Frame 1 (no input): blank canvas, image omitted
Frame 60 (no input): blank canvas, image omitted
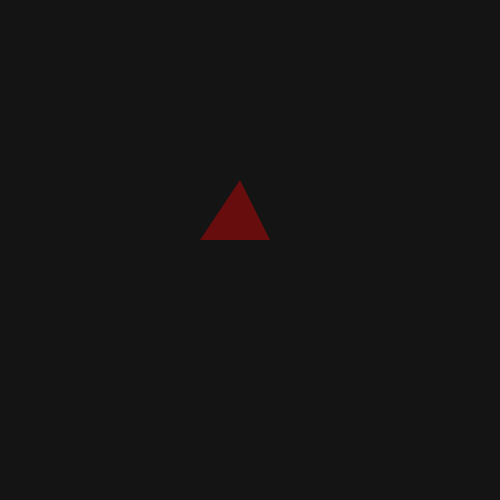
Frame 120 (the mouse pressed at the canvas centre since frame 60)

The p5.js sketch whose frames 1 and 60 were blank and that drew this single picture after the mouse press (run headless with seeded random() and noise() and a simulated clock; from frame 60 on, the mouse is pressed at the canvas centre):

// p5.js sketch
// ── sketch.js


// function setup() {
//   createCanvas(500,500);
//   background(20);
//   fill(255,0,200);
// }

// function draw() {
//  ellipse(random(200), random(255), 50, 50);
// }



function setup() {
  createCanvas(500,500);
  background(20);

  noStroke();
}

function draw() {
  background(20);

if ( mouseIsPressed) {

if ( mouseX < 100) {

  if ( mouseY < 100) {
    fill(255);
  ellipse(width/4, height/4, 60, 60);
  }

}

if ( mouseX > 400) {

  if ( mouseY > 400) {
    fill(200,0,100);
  rect(width/1.5, height/1.5, 80, 80,10);
  }
}

}


if ( mouseX > 200 &&  mouseX < 300 ) {
  if ( mouseY > 200 &&  mouseY < 300 ) {
     fill(255,0,0,90);
     triangle(200,240,240,180,270,240);
  }
}


}
